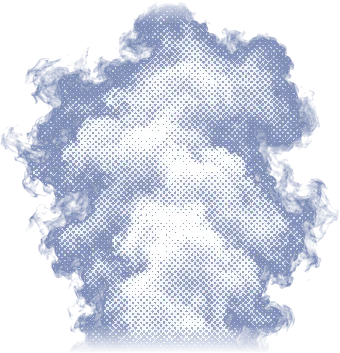
#> input picture assets/ui/collage/steam.webp, 340 x 353 px, given in place of steam.png, which was not available
$ python collage_tint.py steam.png assets/ui/collage/steam.webp 360 light FFFFFF 4 0.06 0.42
#> lines starting #> are read from the running program, lines starting #| are printed output that depends on the picture; after the words box and inside, x2 and y2 are one past the last pixel; in counts of white or black regions, pixels touching at a corner belong together; pictures that were not available may be replaced by others from this repository, and a replacement may not be noted
# Refillit OS collage: turn a photo into a tinted, see-through cut-out by its brightness, for the full-cover openings
# (assets/ui/collage/*.webp). collage_cutout.py is for objects on white; this one is for stuff that has no hard edge:
#   light  something bright on black (steam, a strip of paper): its brightness becomes its opacity
#   dark   something dark on white (an ink blot): its darkness becomes its opacity
# The colour is laid on flat, the photo's own shading kept as a light/dark modulation and a halftone dot screen.
#   python tools/collage_tint.py steam.png assets/ui/collage/steam.webp 360 light FFFFFF 4 0.06 0.42
#   python tools/collage_tint.py torn_paper.png (turned upright) assets/ui/collage/paper_denim.webp 600 light 3F5DAA 5 0.12 0.6
#   python tools/collage_tint.py ink.png assets/ui/collage/ink_coral.webp 512 dark E5664A 0 0.1 0.6
# usage: collage_tint.py in.png out.webp width light|dark RRGGBB dot_px [lo] [hi]
import sys
import numpy as np
from PIL import Image

src, dst, W, mode, hexc, dot = sys.argv[1], sys.argv[2], int(sys.argv[3]), sys.argv[4], sys.argv[5], int(sys.argv[6])
lo = float(sys.argv[7]) if len(sys.argv) > 7 else 0.1
hi = float(sys.argv[8]) if len(sys.argv) > 8 else 0.85

im = Image.open(src).convert('L')
im = im.resize((W, round(im.height * W / im.width)), Image.LANCZOS)
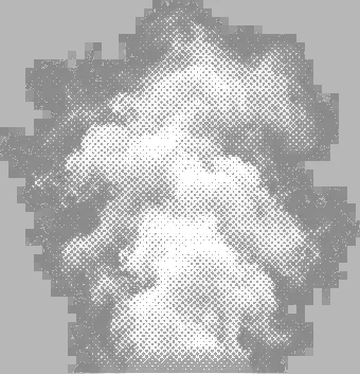
#> im: PIL image 360x374 L; min 119, max 255, mean 182.9
L = np.asarray(im).astype(np.float32) / 255
v = L if mode == 'light' else 1 - L
a = np.clip((v - lo) / (hi - lo), 0, 1)                    # opacity from brightness (or darkness)
#> a: shape (374, 360) float32; every value is 1
# fade out towards the picture's own edges, so nothing ends on a straight cut when the piece is turned
hh, ww = a.shape
#> hh = 374; ww = 360
ey = np.minimum(np.arange(hh), np.arange(hh)[::-1]) / (0.08 * hh)
ex = np.minimum(np.arange(ww), np.arange(ww)[::-1]) / (0.08 * ww)
a *= np.clip(ey, 0, 1)[:, None] * np.clip(ex, 0, 1)[None, :]
tint = np.array([int(hexc[i:i + 2], 16) for i in (0, 2, 4)], np.float32) / 255

# the photo's own shading inside the shape (creases, folds), stretched over the shape's own range so it shows
inside = a > 0.5
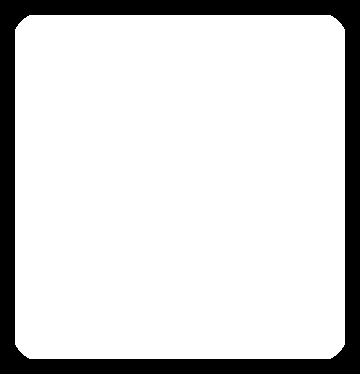
#> inside: shape (374, 360) bool; 84.1% white; 1 black region, box (x1, y1, x2, y2) and area: (0, 0, 360, 374) 21464
p5, p95 = (np.percentile(v[inside], 5), np.percentile(v[inside], 95)) if inside.any() else (lo, hi)
#> p5 = 0.537; p95 = 1
vv = np.clip((v - p5) / max(1e-3, p95 - p5), 0, 1)
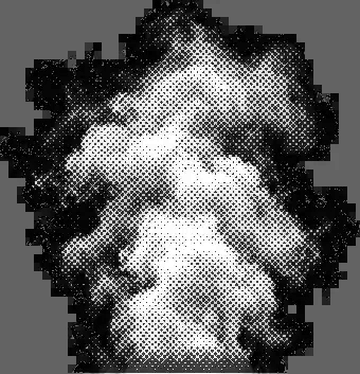
#> vv: shape (374, 360) float32; min 0, max 1, mean 0.39
shade = 0.72 + 0.28 * vv
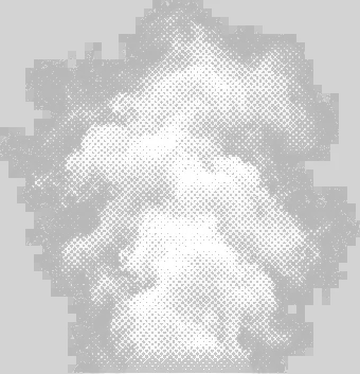
#> shade: shape (374, 360) float32; min 0.72, max 1, mean 0.829
rgb = tint[None, None, :] * shade[..., None]
if dot > 0:   # halftone dots where the shape is thin or in shadow, a darker shade of the same colour
    h, w = L.shape
#> h = 374; w = 360
    yy, xx = np.mgrid[0:h, 0:w].astype(np.float32)
    u = (xx + yy) / np.sqrt(2) / dot; q = (xx - yy) / np.sqrt(2) / dot
    d = np.sqrt((u - np.round(u)) ** 2 + (q - np.round(q)) ** 2)
    r = np.sqrt(np.clip(1 - np.minimum(a, vv), 0, 1)) * 0.55 + 0.1   # thin edges and shadowed folds print dots
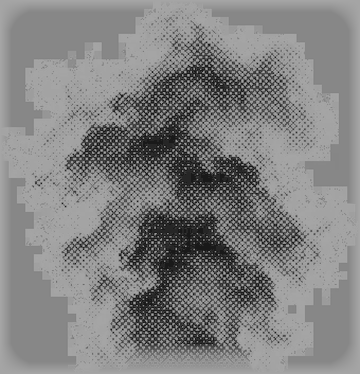
#> r: shape (374, 360) float32; min 0.1, max 0.65, mean 0.509
    screen = (d < r) & (a > 0.05)
#> screen: shape (374, 360) bool; 73.6% white; black in thin lines or dots
    dark = tint * 0.62 if tint.mean() < 0.9 else np.array([0.25, 0.36, 0.67], np.float32) * 0.9 + 0.1   # white gets denim dots
    rgb = np.where(screen[..., None], dark[None, None, :] * 0.6 + rgb * 0.4, rgb)
out = np.dstack([np.clip(rgb, 0, 1) * 255, a * 255]).astype(np.uint8)
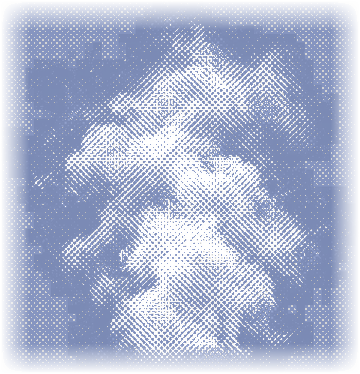
#> out: shape (374, 360, 4); mean of channels 0, 1, 2, 3 158.3, 169.4, 200.8, 214.4; transparent parts drawn white
res = Image.fromarray(out, 'RGBA')
bb = res.getbbox()
#> bb = (1, 1, 359, 373)
if bb: res = res.crop(bb)
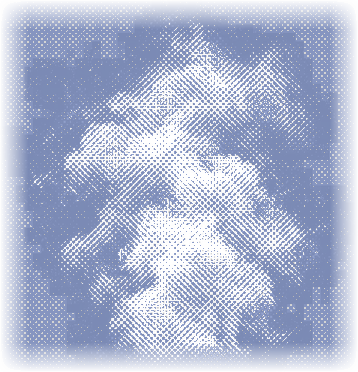
#> res: PIL image 358x372 RGBA; mean R, G, B, A 157.7, 168.9, 200.6, 216.8; transparent parts drawn white
res.save(dst, 'WEBP', quality=80, method=6)
print(dst, res.size)
#| assets/ui/collage/steam.webp (358, 372)

$ run again, with assets/ui/collage/ink_coral.webp copied over assets/ui/collage/steam.webp
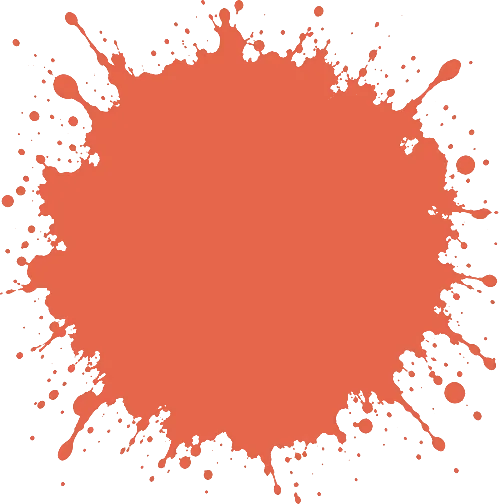
#> input picture assets/ui/collage/ink_coral.webp, 499 x 504 px, given in place of steam.png, which was not available
#> inside: shape (364, 360) bool; 83.9% white; 1 black region, box (x1, y1, x2, y2) and area: (0, 0, 360, 364) 21140
#> p5 = 0.431; p95 = 0.537
#> `screen = (d < r) & (a > 0.05)`:
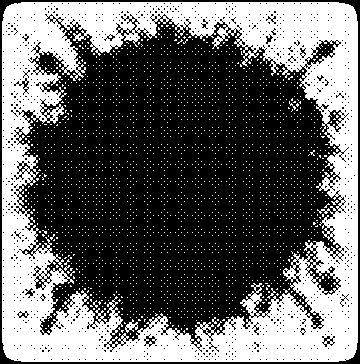
#> screen: shape (364, 360) bool; 39.7% white; 2397 white regions (2394 under 20 px), largest, box (x1, y1, x2, y2) and area: (2, 2, 358, 362) 48613, (125, 319, 138, 333) 81, (267, 288, 276, 299) 24
#> bb = (1, 1, 359, 363)
#> `if bb: res = res.crop(bb)`:
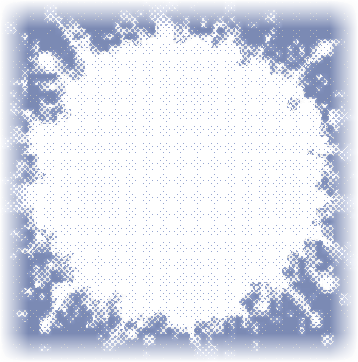
#> res: PIL image 358x362 RGBA; mean R, G, B, A 201.9, 207.9, 224.9, 216.8; transparent parts drawn white
#| assets/ui/collage/steam.webp (358, 362)

$ run again, with assets/ui/collage/bread.webp copied over assets/ui/collage/steam.webp
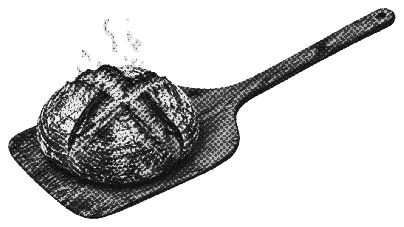
#> input picture assets/ui/collage/bread.webp, 404 x 227 px, given in place of steam.png, which was not available
#> `inside = a > 0.5`:
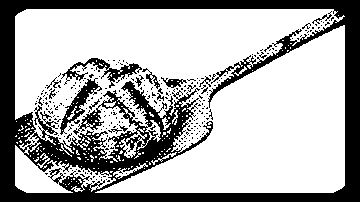
#> inside: shape (202, 360) bool; 68.5% white; 286 black regions (271 under 20 px), largest, box (x1, y1, x2, y2) and area: (0, 0, 360, 202) 20354, (61, 58, 142, 88) 625, (60, 78, 102, 135) 592
#> p5 = 0.329; p95 = 1
#> screen: shape (202, 360) bool; 44.8% white; 1161 white regions (1158 under 20 px), largest, box (x1, y1, x2, y2) and area: (2, 1, 358, 201) 30778, (98, 30, 104, 41) 24, (113, 28, 118, 38) 21
#> bb = (1, 1, 359, 201)
#> `if bb: res = res.crop(bb)`:
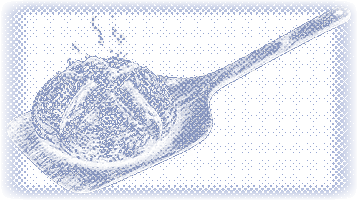
#> res: PIL image 358x200 RGBA; mean R, G, B, A 198.8, 205.7, 225, 183.6; transparent parts drawn white
#| assets/ui/collage/steam.webp (358, 200)
